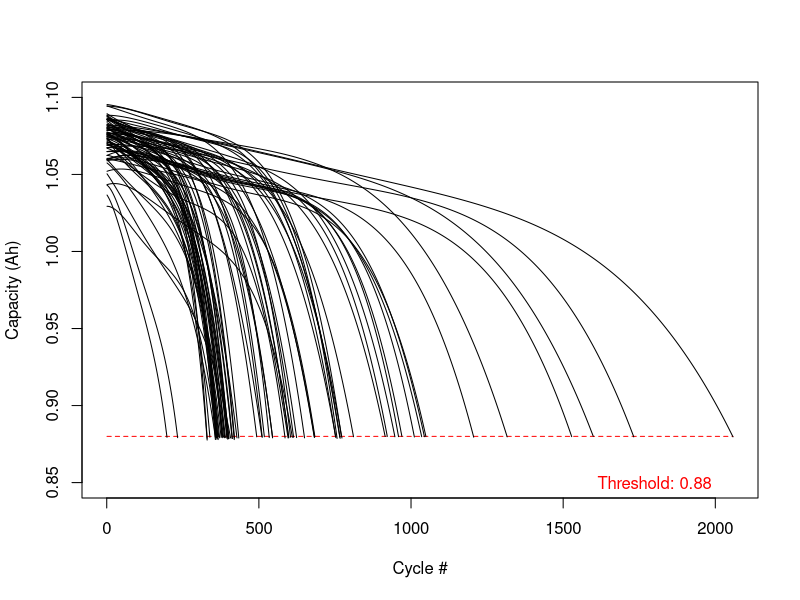
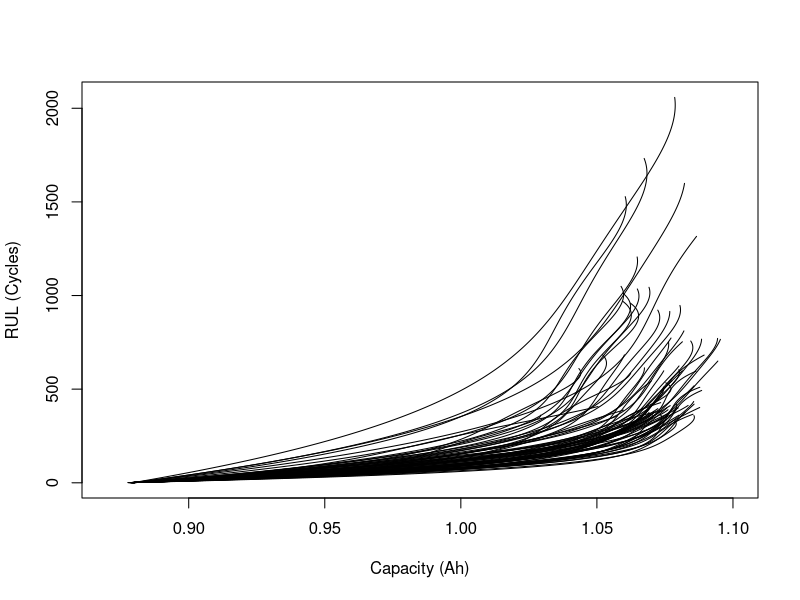
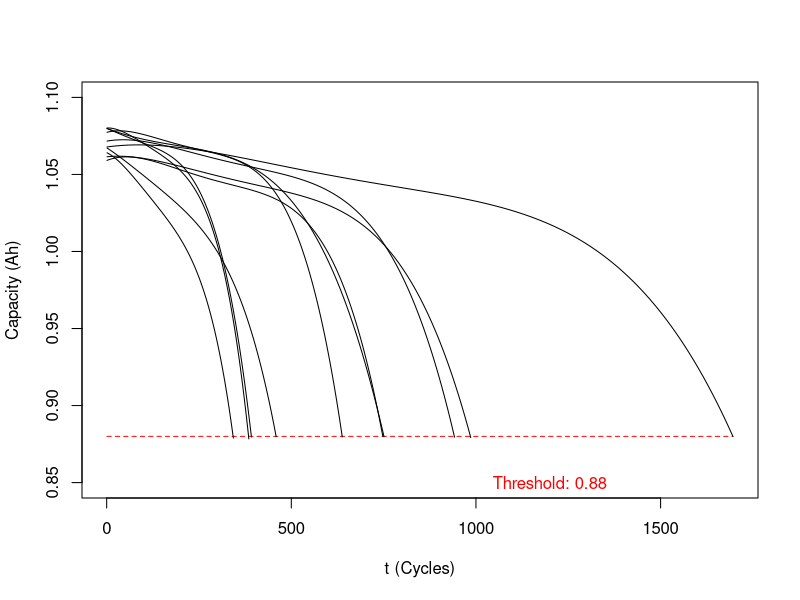

These charts were generated, in order, by the following R code:
library("readxl")
Data=read.csv("Battery_train.csv")
x=seq(1,2058)
y=rep(0.88,2058)
plot(x,y,type='l',lty=2, col='red',ylim=c(0.85,1.1),xlab='Cycle #', ylab='Capacity (Ah)')
text(1800,0.85,'Threshold: 0.88',col="red")
for (i in seq(2,80)){
  lines(x,Data[[i]])
  
}

TotalCycles=c()
for(i in seq(2,80)){
  for(j in seq(1,2059)){
    if(is.na(Data[[i]][j])){
      TotalCycles=append(TotalCycles,j-1)
      break
    }
  }
  
}

plot(Data[[2]],seq(2058,1),type='l', xlab='Capacity (Ah)',ylab="RUL (Cycles)",xlim=c(0.86999,1.1))
for(i in seq(3,80)){
  lines(Data[[i]],append(seq(TotalCycles[i-1],1),rep(0,2058-TotalCycles[i-1])))
}

Data2=read.csv("Battery_test.csv")
x=seq(1,1696)
y=rep(0.88,1696)
plot(x,y,type='l',lty=2,col='red',ylim=c(0.85,1.1),xlab="t (Cycles)", ylab="Capacity (Ah)")
text(1200,0.85,"Threshold: 0.88", col='red')
for(i in seq(2,11)){
  lines(x,Data2[[i]])
}

